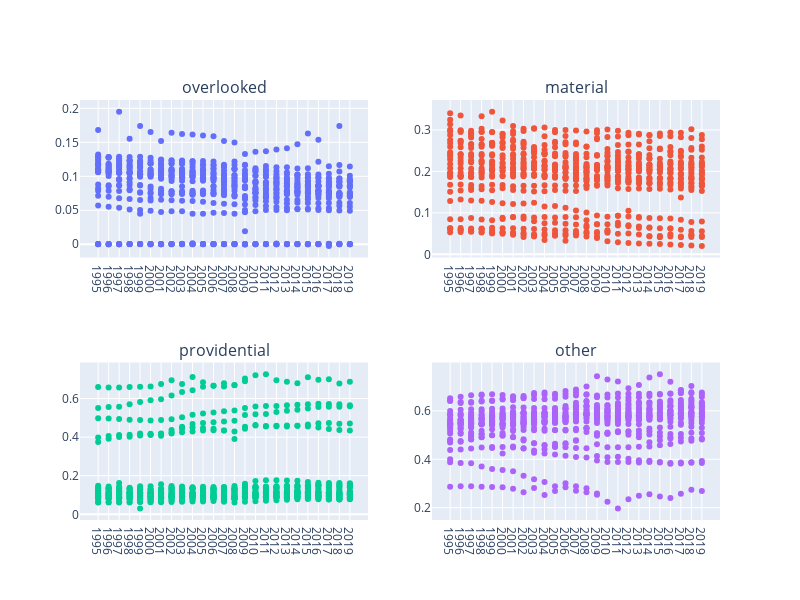

This figure's notebook cell:
### Markdown cell above
Plot after removing outliers

### Code cell
foundational_df_no_transformations_no_outliers_accounts_selected_years = foundational_df_no_transformations_no_outliers_accounts[foundational_df_no_transformations_no_outliers_accounts['TIME_PERIOD'].isin(time_periods_accounts)]
create_scatter_plots_grid(foundational_df_no_transformations_no_outliers_accounts_selected_years, 'TIME_PERIOD', ['overlooked', 'material', 'providential', 'other'], time_periods_accounts)

### Figure 1 — Plotly figure (JSON) as saved in the notebook; plotly's stock layout.template omitted (floating-point values rounded to 4 significant figures; data arrays with more than 128 entries replaced by an {"elided": "..."} marker saying what was removed)
{"data": [{"hovertext": {"elided": "698 str values"}, "mode": "markers", "name": "overlooked", "type": "scatter", "x": {"elided": "698 int values"}, "xaxis": "x", "y": {"elided": "698 float values"}, "yaxis": "y"}, {"hovertext": {"elided": "698 str values"}, "mode": "markers", "name": "material", "type": "scatter", "x": {"elided": "698 int values"}, "xaxis": "x2", "y": {"elided": "698 float values"}, "yaxis": "y2"}, {"hovertext": {"elided": "698 str values"}, "mode": "markers", "name": "providential", "type": "scatter", "x": {"elided": "698 int values"}, "xaxis": "x3", "y": {"elided": "698 float values"}, "yaxis": "y3"}, {"hovertext": {"elided": "698 str values"}, "mode": "markers", "name": "other", "type": "scatter", "x": {"elided": "698 int values"}, "xaxis": "x4", "y": {"elided": "698 float values"}, "yaxis": "y4"}], "layout": {"annotations": [{"font": {"size": 16}, "showarrow": false, "text": "overlooked", "x": 0.225, "xanchor": "center", "xref": "paper", "y": 1, "yanchor": "bottom", "yref": "paper"}, {"font": {"size": 16}, "showarrow": false, "text": "material", "x": 0.775, "xanchor": "center", "xref": "paper", "y": 1, "yanchor": "bottom", "yref": "paper"}, {"font": {"size": 16}, "showarrow": false, "text": "providential", "x": 0.225, "xanchor": "center", "xref": "paper", "y": 0.375, "yanchor": "bottom", "yref": "paper"}, {"font": {"size": 16}, "showarrow": false, "text": "other", "x": 0.775, "xanchor": "center", "xref": "paper", "y": 0.375, "yanchor": "bottom", "yref": "paper"}], "height": 600, "showlegend": false, "width": 800, "xaxis": {"anchor": "y", "domain": [0, 0.45], "tickvals": [1995, 1996, 1997, 1998, 1999, 2000, 2001, 2002, 2003, 2004, 2005, 2006, 2007, 2008, 2009, 2010, 2011, 2012, 2013, 2014, 2015, 2016, 2017, 2018, 2019]}, "xaxis2": {"anchor": "y2", "domain": [0.55, 1], "tickvals": [1995, 1996, 1997, 1998, 1999, 2000, 2001, 2002, 2003, 2004, 2005, 2006, 2007, 2008, 2009, 2010, 2011, 2012, 2013, 2014, 2015, 2016, 2017, 2018, 2019]}, "xaxis3": {"anchor": "y3", "domain": [0, 0.45], "tickvals": [1995, 1996, 1997, 1998, 1999, 2000, 2001, 2002, 2003, 2004, 2005, 2006, 2007, 2008, 2009, 2010, 2011, 2012, 2013, 2014, 2015, 2016, 2017, 2018, 2019]}, "xaxis4": {"anchor": "y4", "domain": [0.55, 1], "tickvals": [1995, 1996, 1997, 1998, 1999, 2000, 2001, 2002, 2003, 2004, 2005, 2006, 2007, 2008, 2009, 2010, 2011, 2012, 2013, 2014, 2015, 2016, 2017, 2018, 2019]}, "yaxis": {"anchor": "x", "domain": [0.625, 1]}, "yaxis2": {"anchor": "x2", "domain": [0.625, 1]}, "yaxis3": {"anchor": "x3", "domain": [0, 0.375]}, "yaxis4": {"anchor": "x4", "domain": [0, 0.375]}}}
